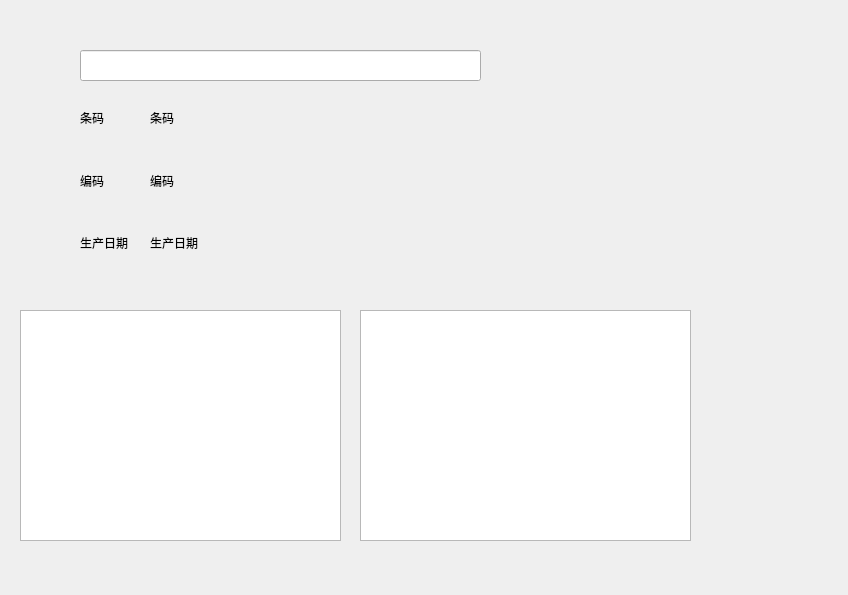
<?xml version="1.0" encoding="UTF-8"?>
<ui version="4.0">
 <class>frm_main</class>
 <widget class="QWidget" name="frm_main">
  <property name="geometry">
   <rect>
    <x>0</x>
    <y>0</y>
    <width>848</width>
    <height>595</height>
   </rect>
  </property>
  <property name="windowTitle">
   <string>扫描查询</string>
  </property>
  <widget class="QLineEdit" name="txtScan">
   <property name="geometry">
    <rect>
     <x>80</x>
     <y>50</y>
     <width>401</width>
     <height>31</height>
    </rect>
   </property>
   <property name="text">
    <string/>
   </property>
  </widget>
  <widget class="QPlainTextEdit" name="plainTextEdit">
   <property name="geometry">
    <rect>
     <x>20</x>
     <y>310</y>
     <width>321</width>
     <height>231</height>
    </rect>
   </property>
  </widget>
  <widget class="QPlainTextEdit" name="plainTextEdit_2">
   <property name="geometry">
    <rect>
     <x>360</x>
     <y>310</y>
     <width>331</width>
     <height>231</height>
    </rect>
   </property>
  </widget>
  <widget class="QWidget" name="">
   <property name="geometry">
    <rect>
     <x>80</x>
     <y>90</y>
     <width>61</width>
     <height>181</height>
    </rect>
   </property>
   <layout class="QVBoxLayout" name="verticalLayout">
    <item>
     <widget class="QLabel" name="label_2">
      <property name="text">
       <string>条码</string>
      </property>
     </widget>
    </item>
    <item>
     <widget class="QLabel" name="lab_coding">
      <property name="text">
       <string>编码</string>
      </property>
     </widget>
    </item>
    <item>
     <widget class="QLabel" name="label_6">
      <property name="text">
       <string>生产日期</string>
      </property>
     </widget>
    </item>
   </layout>
  </widget>
  <widget class="QWidget" name="">
   <property name="geometry">
    <rect>
     <x>150</x>
     <y>90</y>
     <width>121</width>
     <height>181</height>
    </rect>
   </property>
   <layout class="QVBoxLayout" name="verticalLayout_2">
    <item>
     <widget class="QLabel" name="lab_barcode">
      <property name="text">
       <string>条码</string>
      </property>
     </widget>
    </item>
    <item>
     <widget class="QLabel" name="label_5">
      <property name="text">
       <string>编码</string>
      </property>
     </widget>
    </item>
    <item>
     <widget class="QLabel" name="lab_makedate">
      <property name="text">
       <string>生产日期</string>
      </property>
     </widget>
    </item>
   </layout>
  </widget>
 </widget>
 <resources/>
 <connections/>
</ui>
